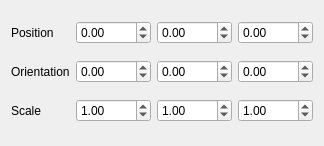
<?xml version="1.0" encoding="UTF-8"?>
<ui version="4.0">
 <class>Transform</class>
 <widget class="QWidget" name="Transform">
  <property name="geometry">
   <rect>
    <x>0</x>
    <y>0</y>
    <width>227</width>
    <height>146</height>
   </rect>
  </property>
  <property name="maximumSize">
   <size>
    <width>16777215</width>
    <height>150</height>
   </size>
  </property>
  <property name="windowTitle">
   <string>Transform</string>
  </property>
  <layout class="QGridLayout" name="gridLayout">
   <item row="0" column="0">
    <widget class="QLabel" name="label">
     <property name="text">
      <string>Position</string>
     </property>
    </widget>
   </item>
   <item row="2" column="0">
    <widget class="QLabel" name="label_2">
     <property name="text">
      <string>Scale</string>
     </property>
    </widget>
   </item>
   <item row="1" column="0">
    <widget class="QLabel" name="label_3">
     <property name="text">
      <string>Orientation</string>
     </property>
    </widget>
   </item>
   <item row="0" column="1">
    <widget class="QDoubleSpinBox" name="doubleSpinBox_translationX">
     <property name="minimum">
      <double>-1000.000000000000000</double>
     </property>
     <property name="maximum">
      <double>1000.000000000000000</double>
     </property>
    </widget>
   </item>
   <item row="0" column="2">
    <widget class="QDoubleSpinBox" name="doubleSpinBox_translationY">
     <property name="minimum">
      <double>-1000.000000000000000</double>
     </property>
     <property name="maximum">
      <double>1000.000000000000000</double>
     </property>
    </widget>
   </item>
   <item row="2" column="3">
    <widget class="QDoubleSpinBox" name="doubleSpinBox_scaleZ">
     <property name="minimum">
      <double>0.010000000000000</double>
     </property>
     <property name="maximum">
      <double>100.000000000000000</double>
     </property>
     <property name="value">
      <double>1.000000000000000</double>
     </property>
    </widget>
   </item>
   <item row="1" column="3">
    <widget class="QDoubleSpinBox" name="doubleSpinBox_orientationZ">
     <property name="minimum">
      <double>-360.000000000000000</double>
     </property>
     <property name="maximum">
      <double>360.000000000000000</double>
     </property>
    </widget>
   </item>
   <item row="0" column="3">
    <widget class="QDoubleSpinBox" name="doubleSpinBox_translationZ">
     <property name="minimum">
      <double>-1000.000000000000000</double>
     </property>
     <property name="maximum">
      <double>1000.000000000000000</double>
     </property>
    </widget>
   </item>
   <item row="1" column="2">
    <widget class="QDoubleSpinBox" name="doubleSpinBox_orientationY">
     <property name="minimum">
      <double>-360.000000000000000</double>
     </property>
     <property name="maximum">
      <double>360.000000000000000</double>
     </property>
    </widget>
   </item>
   <item row="2" column="2">
    <widget class="QDoubleSpinBox" name="doubleSpinBox_scaleY">
     <property name="minimum">
      <double>0.010000000000000</double>
     </property>
     <property name="maximum">
      <double>100.000000000000000</double>
     </property>
     <property name="value">
      <double>1.000000000000000</double>
     </property>
    </widget>
   </item>
   <item row="1" column="1">
    <widget class="QDoubleSpinBox" name="doubleSpinBox_orientationX">
     <property name="minimum">
      <double>-360.000000000000000</double>
     </property>
     <property name="maximum">
      <double>360.000000000000000</double>
     </property>
    </widget>
   </item>
   <item row="2" column="1">
    <widget class="QDoubleSpinBox" name="doubleSpinBox_scaleX">
     <property name="minimum">
      <double>0.010000000000000</double>
     </property>
     <property name="maximum">
      <double>100.000000000000000</double>
     </property>
     <property name="value">
      <double>1.000000000000000</double>
     </property>
    </widget>
   </item>
  </layout>
 </widget>
 <resources/>
 <connections/>
</ui>
